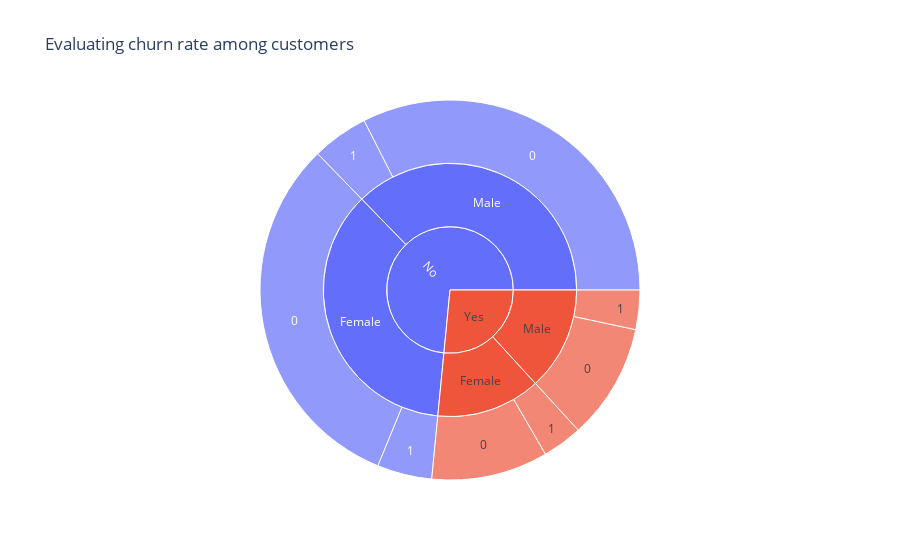

The notebook cell saved with this chart:
### Markdown cell above
From the above chart we can see that the majority of the customers who left the service are the ones who have a phoneservice with month-to-month subscription.This shows that customers who opt for month-to-month subscriptions are likely to leave the service provider as they may be subscribed with more than 1 service provider so they might choose the ones that provide best service at lower cost.

### Code cell
vis2=ptly.sunburst(df_original.groupby(["Churn","gender","SeniorCitizen"]).size().reset_index(name="count"),
               path=["Churn","gender","SeniorCitizen"],values="count",title="Evaluating churn rate among customers")

vis2.show()

### Figure 1 — Plotly figure (JSON) as saved in the notebook; plotly's stock layout.template omitted (floating-point values rounded to 4 significant figures)
{"data": [{"branchvalues": "total", "domain": {"x": [0, 1], "y": [0, 1]}, "hovertemplate": "labels=%{label}<br>count=%{value}<br>parent=%{parent}<br>id=%{id}<extra></extra>", "ids": ["No/Female/0", "Yes/Female/0", "No/Male/0", "Yes/Male/0", "No/Female/1", "Yes/Female/1", "No/Male/1", "Yes/Male/1", "No/Female", "Yes/Female", "No/Male", "Yes/Male", "No", "Yes"], "labels": ["0", "0", "0", "0", "1", "1", "1", "1", "Female", "Female", "Male", "Male", "No", "Yes"], "name": "", "parents": ["No/Female", "Yes/Female", "No/Male", "Yes/Male", "No/Female", "Yes/Female", "No/Male", "Yes/Male", "No", "Yes", "No", "Yes", "", ""], "type": "sunburst", "values": [2221, 699, 2287, 694, 328, 240, 338, 236, 2549, 939, 2625, 930, 5174, 1869]}], "layout": {"legend": {"tracegroupgap": 0}, "title": {"text": "Evaluating churn rate among customers"}}}
